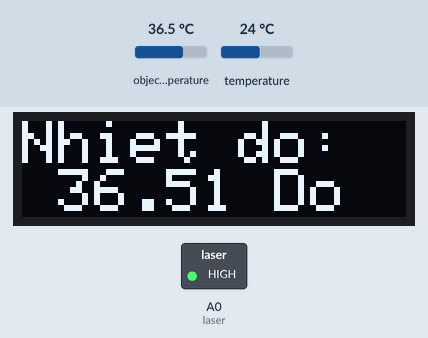
The program below on a simulated Arduino Uno, built with avr-gcc and run on an emulated ATmega328P. On the bench: 128×32 one-colour display, switched loads named in the program (green lamp = pin HIGH). The test bench sets the inputs (shaded band); at power-on: object temperature 36.5 °C, temperature 24 °C. What the program prints to the serial monitor is not drawn.

Above: at 2.2 s.
2.3 s: object temperature set to 20 °C
At 3.5 s:
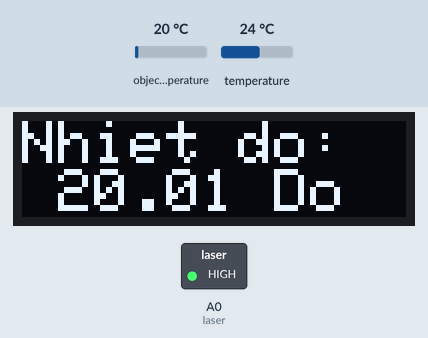
3.8 s: object temperature set to 26 °C
At 5.1 s:
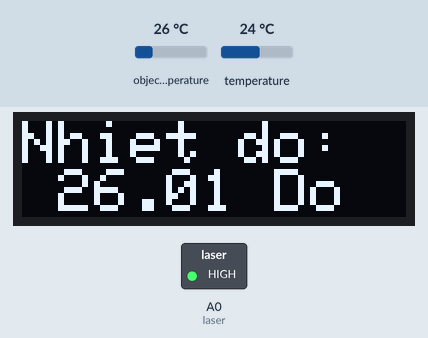
5.4 s: object temperature set to 32 °C
At 6.8 s:
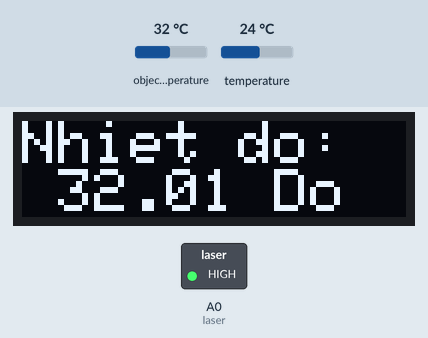
Timing chart, 0 to 8.4 s (numbered marks = the images above; inputs shaded):
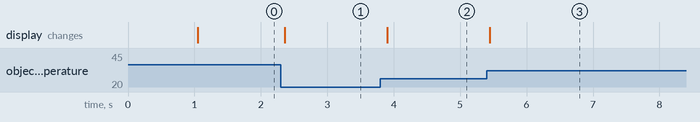

The program:

main.cpp
```cpp
#include <Arduino.h>
#include <Wire.h>
#include <Adafruit_GFX.h>
#include <Adafruit_SSD1306.h>
#include <Adafruit_MLX90614.h>

#define CLOCK A5
#define DATA A4
#define laser A0
#define ON 1
#define OFF 0
#define ValueMax 256

Adafruit_SSD1306 display = Adafruit_SSD1306(128, 32, &Wire);
Adafruit_MLX90614 mlx = Adafruit_MLX90614();

double temp = 0;

void display_oled(double temp){
  display.setCursor(0, 0);
  display.clearDisplay();
  display.println("Nhiet do:");
  display.setCursor(12, 16);
  display.print(temp);
  display.print(" Do C");
  display.display();
}

void setup() {
  Wire.begin();
  Serial.begin(115200);
  display.begin(SSD1306_SWITCHCAPVCC, 0x3C);
  mlx.begin();
  pinMode(laser, OUTPUT);
  analogWrite(laser, ValueMax);

  delay(1000);

  display.clearDisplay();
  display.setTextSize(2);
  display.setTextColor(SSD1306_WHITE);


}

void loop() {
  Serial.print("Ambient = ");
  Serial.print(mlx.readAmbientTempC());
  Serial.print("*C\tObject = ");
  Serial.print(mlx.readObjectTempC());
  Serial.println();
  display_oled(mlx.readObjectTempC());
  delay(100);
  // display.print("A");
  // delay(10);
  // yield();
  // display.display();
  /* Scanning i2c device*/
//  byte err, adr;
//  int number_of_devices = 0;
//  Serial.println("Scanning...");
//  for (adr = 1; adr < 127; adr++){
//   Wire.beginTransmission(adr);
//   err = Wire.endTransmission();
//   if (err == 0){
//     Serial.print("I2C device at address 0x");
//     Serial.println(adr, HEX);
//     number_of_devices++;
//   }
//   else if (err == 4){
//     Serial.print("Unknown error at address 0x");
//     Serial.println(adr, HEX);
//   }
//  }
//  if (number_of_devices == 0){
//   Serial.println("No I2C device attached");
//  }
//  else {
//   Serial.println("DONE");
//  }
//  delay(5000);
//------------------

}
```

Measured:
- after the input at 2.3 s, the display: changes after 0.06 s (image 1)
- after the input at 3.8 s, the display: changes after 0.10 s (image 2)
- after the input at 5.4 s, the display: changes after 0.05 s (image 3)
